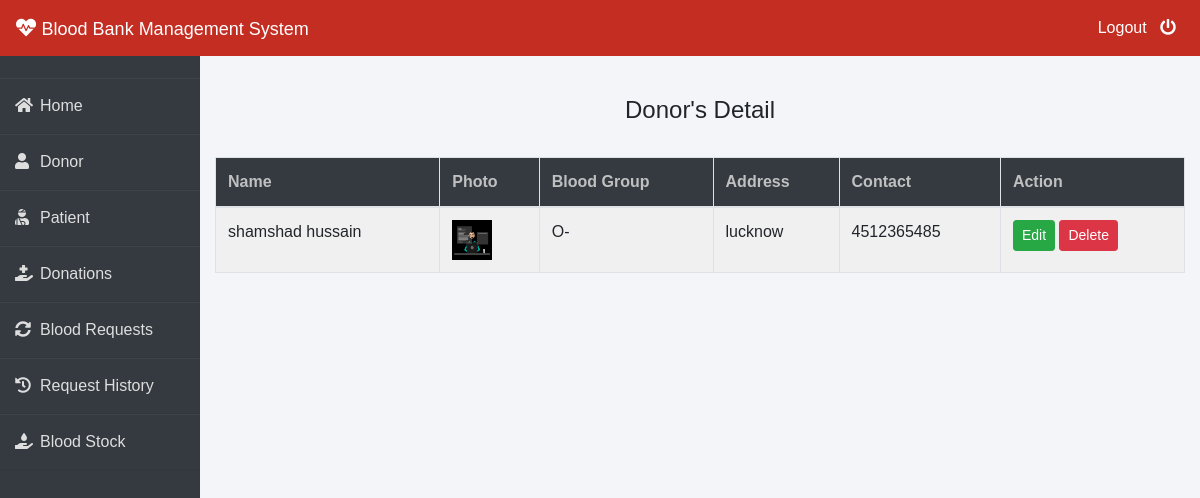
Screenshot of /admin-donor (signed in) with the database file from the repository.
### donor/models.py (models this page shows, shortened)
class Donor(models.Model):
    user=models.OneToOneField(User,on_delete=models.CASCADE)
    profile_pic= models.ImageField(upload_to='profile_pic/Donor/',null=True,blank=True)
    bloodgroup=models.CharField(max_length=10)
    address = models.CharField(max_length=40)
    mobile = models.CharField(max_length=20,null=False)
    @property
    def get_name(self):
        return self.user.first_name+" "+self.user.last_name

### blood/views.py (the view)
# urls.py: path('admin-donor', views.admin_donor_view,name='admin-donor'),
@login_required(login_url='adminlogin')
def admin_donor_view(request):
    donors=dmodels.Donor.objects.all()
    return render(request,'blood/admin_donor.html',{'donors':donors})

### templates/blood/admin_donor.html
{% extends 'blood/adminbase.html' %}
{% block content %}
{% load widget_tweaks %}
{%load static%}
<br><br>
<div class="container">
    <H4 class="text-center">Donor's Detail</H4><br>
    <table class="table table-light table-hover table-bordered table-striped">
        <thead class="bg-dark">
            <tr>
                <th scope="col" style="color: rgb(192, 192, 192);">Name</th>
                <th scope="col" style="color: rgb(192, 192, 192);">Photo</th>
                <th scope="col" style="color: rgb(192, 192, 192);">Blood Group</th>
                <th scope="col" style="color: rgb(192, 192, 192);">Address</th>
                <th scope="col" style="color: rgb(192, 192, 192);">Contact</th>
                <th style="color: rgb(192, 192, 192);">Action</th>
            </tr>
        </thead>
        <tbody>
            {% for t in donors %}
            <tr>
                <td> {{t.get_name}}</td>
                <td> <img src="{% static t.profile_pic.url %}" alt="Profile Pic" height="40px" width="40px" /></td>
                <td>{{t.bloodgroup}}</td>
                <td>{{t.address}}</td>
                <td>{{t.mobile}}</td>
                <td>
                    <button class="btn btn-success btn-sm"><a  style="text-decoration: none;color: white;" href="{% url 'update-donor' t.id  %}">Edit</a> </button>
                    <button class="btn btn-danger btn-sm"><a  style="text-decoration: none;color: white;" href="{% url 'delete-donor' t.id  %}">Delete</a> </button>
                </td>
            </tr>
            {% endfor %}
        </tbody>
    </table>
</div>
{% endblock content %}

### templates/blood/adminbase.html (style rules this page uses)
* { margin: 0; padding: 0; box-sizing: border-box; list-style: none; text-decoration: none; font-family: 'Josefin Sans', sans-serif; }
body { background-color: #f3f5f9; }

### rows the page displays
Donor: get_name "shamshad hussain", profile_pic (picture), bloodgroup "O-", address "lucknow", mobile "4512365485"
